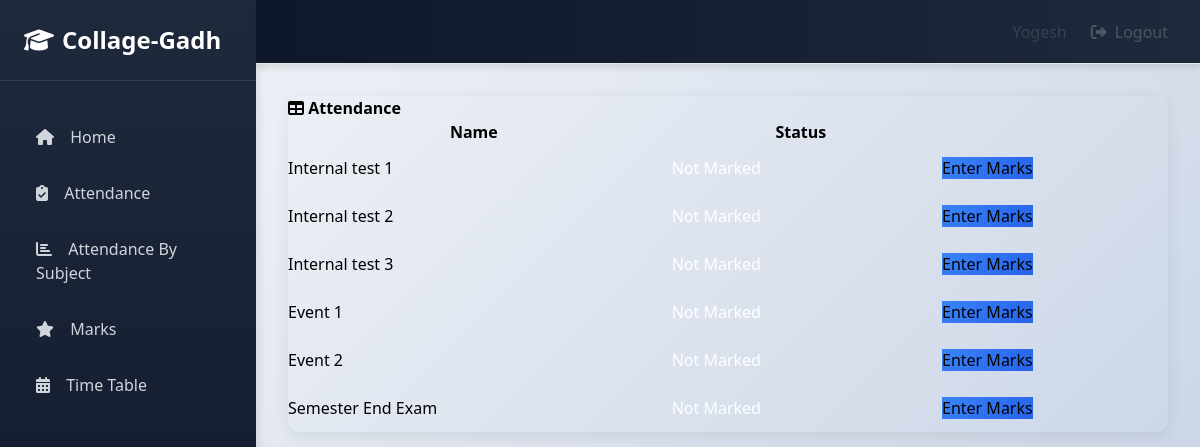
Screenshot of /teacher/42/marks_list/ (signed in) with the database file from the repository.
### info/models.py (models this page shows, shortened)
class User(AbstractUser):
    @property
    def is_student(self):
        if hasattr(self, 'student'):
            return True
        return False

class Student(models.Model):
    user = models.OneToOneField(User, on_delete=models.CASCADE, null=True)
    class_id = models.ForeignKey(Class, on_delete=models.CASCADE, default=1)
    USN = models.CharField(primary_key='True', max_length=100)
    name = models.CharField(max_length=200)
    sex = models.CharField(max_length=50, choices=sex_choice, default='Male')
    DOB = models.DateField(default='1998-01-01')

class MarksClass(models.Model):
    assign = models.ForeignKey(Assign, on_delete=models.CASCADE)
    name = models.CharField(max_length=50, choices=test_name, default='Internal test 1')
    status = models.BooleanField(default='False')
    class Meta:
        unique_together = (('assign', 'name'),)

### info/views.py (the view)
@login_required()
def t_marks_list(request, assign_id):
    ass = get_object_or_404(Assign, id=assign_id)
    m_list = MarksClass.objects.filter(assign=ass)
    return render(request, 'info/t_marks_list.html', {'m_list': m_list})

### info/templates/info/t_marks_list.html
{% extends 'info/base.html' %}
{% block content %}
    <div class="card mb-3">
        <div class="card-header">
              <i class="fas fa-table"></i>
            <b>Attendance</b></div>
            <div class="card-body">
              <div class="table-responsive">
                <table class="table table-bordered" id="dataTable" width="100%" cellspacing="0">
                  <thead>
                    <tr>
                        <th>Name</th>
                        <th>Status</th>
                        <th></th>
                    </tr>
                  </thead>
                  <tbody>
                    {% for m in m_list %}
                    <tr>
                        <td>{{ m.name }}</td>
                        {% if not m.status %}
                            <td class="p-3 mb-2 bg-danger text-white">Not Marked</td>
                            <td>
                                <a class="btn btn-primary" href="{% url 't_marks_entry' m.id %}" role="button">Enter Marks</a>
                            </td>
                        {% else %}
                            <td class="p-3 mb-2 bg-success text-white">Marked</td>
                            <td><a class="btn btn-warning" href="{% url 'edit_marks' m.id %}" role="button">Edit Marks</a> </td>
                        {% endif %}
                    </tr>
                    {% empty %}
                            <p>student has no courses</p>
                    {% endfor %}
                  </tbody>
                </table>
              </div>
        </div>
    </div>
{% endblock %}

### info/templates/info/base.html (shortened to what this page needs)
<!DOCTYPE html>
<html lang="en">
  <head>
    {% load static %}
    <script src="https://cdn.tailwindcss.com"></script>
    <link rel="stylesheet" href="https://cdnjs.cloudflare.com/ajax/libs/font-awesome/6.4.0/css/all.min.css">
  </head>
  <body id="page-top" class="flex h-screen bg-gray-100">
    <aside class="sidebar w-64 h-screen overflow-y-auto">
      <div class="p-6 border-b border-slate-700">
        <a href="{% url 'index' %}" class="text-2xl font-bold text-white flex items-center gap-2">
          <i class="fas fa-graduation-cap"></i> Collage-Gadh
        </a>
      </div>
      <nav class="mt-8 px-4 space-y-2">
        <a href="{% url 'index' %}" class="sidebar-item block px-4 py-3 text-gray-300 hover:text-white font-medium">
          <i class="fas fa-home mr-3"></i> Home
        </a>
        {% if request.user.is_student %}
          <a href="{% url 'attendance' request.user.student.USN %}" class="sidebar-item block px-4 py-3 text-gray-300 hover:text-white font-medium">
            <i class="fas fa-clipboard-check mr-3"></i> Attendance
          </a>
          <a href="{% url 'attendance' request.user.student.USN %}" class="sidebar-item block px-4 py-3 text-gray-300 hover:text-white font-medium">
            <i class="fas fa-chart-bar mr-3"></i> Attendance By Subject
          </a>
          <a href="{% url 'marks_list' request.user.student.USN %}" class="sidebar-item block px-4 py-3 text-gray-300 hover:text-white font-medium">
            <i class="fas fa-star mr-3"></i> Marks
          </a>
          <a href="{% url 'timetable' request.user.student.class_id_id %}" class="sidebar-item block px-4 py-3 text-gray-300 hover:text-white font-medium">
            <i class="fas fa-calendar-alt mr-3"></i> Time Table
          </a>
        {% endif %}
      </nav>
    </aside>
    <div class="flex-1 flex flex-col">
      <nav class="navbar h-16 flex items-center justify-between px-8 border-b border-gray-200">
        <div class="flex items-center gap-6">
          <span class="text-gray-700 font-medium capitalize">
            {% if request.user.is_student %}
              {{ request.user.student.name }}
            {% elif request.user.is_teacher %}
              {{ request.user.teacher.name }}
            {% else %}
              {{ request.user.username }}
            {% endif %}
          </span>
          <button onclick="showLogoutModal()" class="text-gray-600 hover:text-gray-900 font-medium flex items-center gap-2">
            <i class="fas fa-sign-out-alt"></i> Logout
          </button>
        </div>
      </nav>
      <main class="flex-1 overflow-auto p-8">
        {% block content %}
        {% endblock %}
      </main>
    </div>
  </body>
</html>

### info/templates/info/base.html (style rules this page uses)
* { margin: 0; padding: 0; box-sizing: border-box; }
body { background: linear-gradient(135deg, #f5f7fa 0%, #c3cfe2 100%); min-height: 100vh; }
.sidebar { background: linear-gradient(180deg, #1e293b 0%, #0f172a 100%); box-shadow: 2px 0 10px rgba(0,0,0,0.1); }
.sidebar-item { border-left: 4px solid transparent; transition: all 0.3s ease; }
.navbar { background: linear-gradient(90deg, #0f172a 0%, #1e293b 100%); box-shadow: 0 4px 6px rgba(0,0,0,0.1); }
.card { border: none; border-radius: 12px; box-shadow: 0 4px 15px rgba(0,0,0,0.08); transition: all 0.3s ease; }
.btn-primary { background: linear-gradient(135deg, #3b82f6 0%, #2563eb 100%); border: none; transition: all 0.3s ease; }

### rows the page displays
User: user.student.name "Yogesh"
MarksClass: name "Internal test 1", status "Not Marked"
MarksClass: name "Internal test 2", status "Not Marked"
MarksClass: name "Internal test 3", status "Not Marked"
MarksClass: name "Event 1", status "Not Marked"
MarksClass: name "Event 2", status "Not Marked"
MarksClass: name "Semester End Exam", status "Not Marked"
